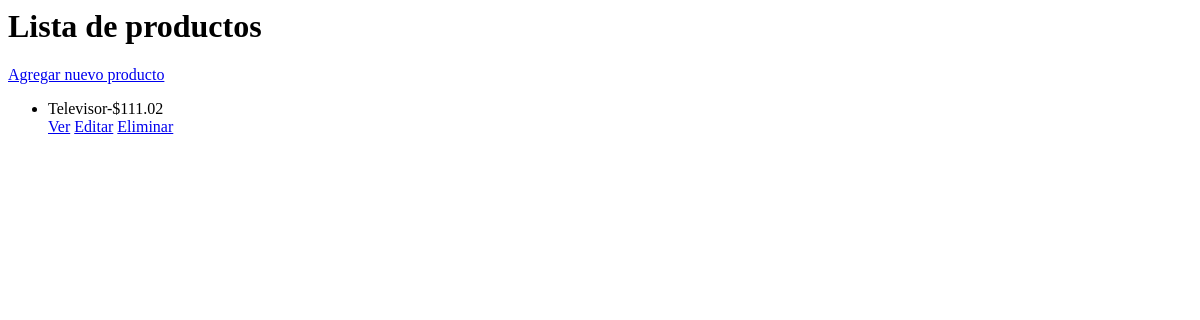
Before: /products/ with the older database file.
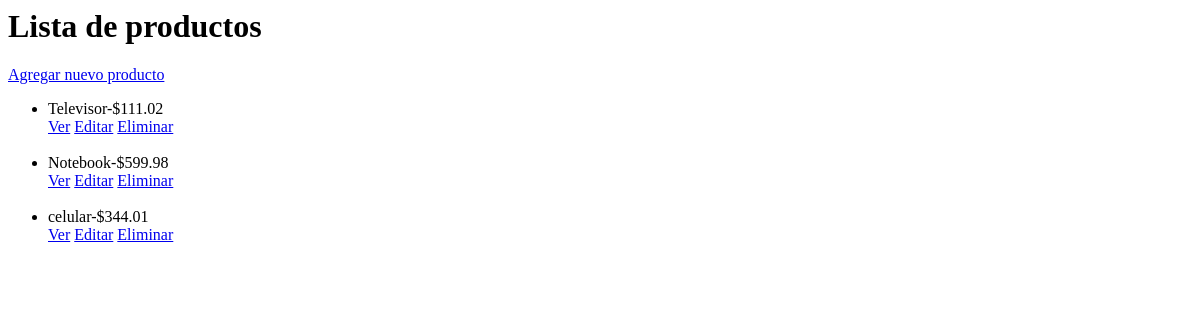
After: the same page with the newer database file.
### products/models.py (models this page shows, shortened)
class Product(models.Model):
    name = models.CharField(max_length=100)
    description = models.TextField()
    price = models.DecimalField(max_digits=10, decimal_places=2)
    stock = models.PositiveIntegerField()

### products/views.py (the view)
# urls.py: path('', views.product_list, name='product_list'),
def product_list(request):
    products = Product.objects.all()
    return render(request, 'products/product_list.html', {'products':products})

### products/templates/products/product_list.html
<h1>Lista de productos</h1>
<a href="{% url 'product_created' %}">Agregar nuevo producto</a>
<ul>
    {% for product in products %}
    <li>{{product.name}}-${{product.price}}</li>
    <a href="{% url 'product_detail' product.id %}">Ver</a>
    <a href="{% url 'product_update' product.id %}">Editar</a>
    <a href="{% url 'product_delete' product.id %}">Eliminar</a><br><br>
    {% endfor %}
</ul>

Changed rows visible on the page:
added Product: name "Notebook", price "599.98"
added Product: name "celular", price "344.01"
